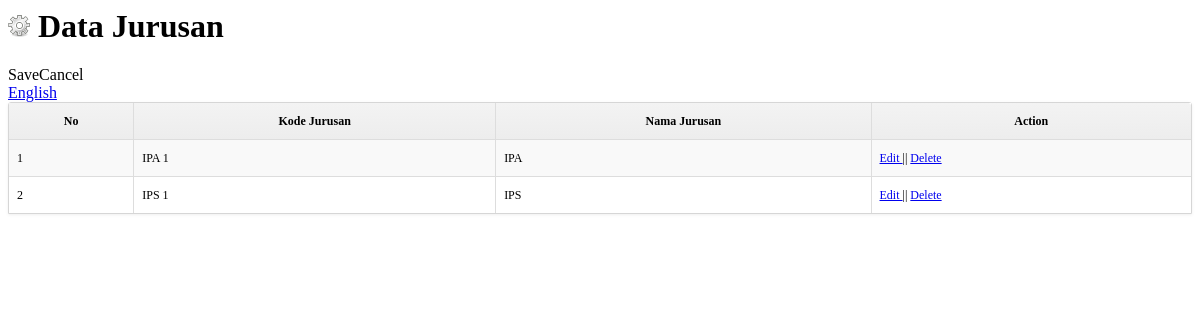
/admin/jurusan/dataJurusan.php, run on the app's committed database.
### tables this page shows
CREATE TABLE IF NOT EXISTS `jurusan` (
  `id_jrsn` int(11) NOT NULL AUTO_INCREMENT,
  `kd_jrsn` varchar(15) NOT NULL,
  `nama_jrsn` varchar(25) NOT NULL,
  PRIMARY KEY (`id_jrsn`)
);

### admin/jurusan/dataJurusan.php (the view, shortened to what this page needs)
<link href="./../css/dataTables.css" rel="stylesheet">
<div class="heading">
      <h1><img src="../image/product.png" alt="" /> Data Jurusan</h1>
      <div class="buttons"><a  class="button" id="save">Save</a><a  class="button" id="cancel">Cancel</a></div>
    </div>
     <div class="content">
<div id="tab-general">
          <div id="languages" class="htabs">
                        <a href="#" title="English" /> English</a>
                      </div>
                    <div id="language1">
                   <div id="container">
			<div class="box">
            	<div class="box-content nopadding">
					<table id="dt-example" cellpadding="0" cellspacing="0" border="0" class="table-dt table-striped-dt table-bordered-dt dataTable" >
						<thead>
							<tr>
								<th>No</th>
								<th>Kode Jurusan</th>
								<th>Nama Jurusan</th>
								<th>Action</th>
							</tr>
						</thead>
						<tbody>
                        <?php
						$no=1;
						$q=mysql_query("select * from jurusan");
						while($data=mysql_fetch_array($q)){
						?>
							<tr class="gradeX">
								<td><?php echo $no; ?></td>
								<td>
									<?php echo $data[1]?>
									</td>
								<td><?php echo $data[2]?></td>
								<td class="center"><a href="admin.php?page=jurusan/editJurusan&id=<?php echo $data[0]?>">Edit </a>|| <a href="jurusan/delete.php?id=<?php echo $data[0]?>" onclick="return confirm('yakin delete ?')">Delete</a></td>
							</tr>
                            <?php $no++;}?>
						</tbody>
					</table>
				</div>
			</div>
		</div>
          </div>
                  </div>
                  </div>

### css/dataTables.css (style rules this page uses)
.table-dt { width: 100%; margin-bottom: 0px; font-size: 12px; }
.table-dt th, .table-dt td { padding: 8px; line-height: 20px; text-align: left; vertical-align: top; border-top: 1px solid #dddddd; }
.table-dt th { font-weight: bold; }
.table-dt thead th { vertical-align: bottom; }
.table-dt caption + thead tr:first-child th, .table-dt caption + thead tr:first-child td, .table-dt colgroup + thead tr:first-child th, .table-dt colgroup + thead tr:first-child td, .table-dt thead:first-child tr:first-child th, .table-dt thead:first-child tr:first-child td { border-top: 0; }
.table-striped-dt tbody > tr:nth-child(odd) > td, .table-striped-dt tbody > tr:nth-child(odd) > th { background-color: #f9f9f9; }
.table-bordered-dt { border: 1px solid #dddddd; border-collapse: separate; *border-collapse: collapse; border-left: 0; -webkit-border-radius: 0px; -moz-border-radius: 0px; border-radius: 0px; }
.table-bordered-dt th, .table-bordered-dt td { border-left: 1px solid #dddddd; }
.table-bordered-dt th:first-child, .table-bordered-dt td:first-child { border-left: 0px; }
.table-bordered-dt caption + thead tr:first-child th, .table-bordered-dt caption + tbody tr:first-child th, .table-bordered-dt caption + tbody tr:first-child td, .table-bordered-dt colgroup + thead tr:first-child th, .table-bordered-dt colgroup + tbody tr:first-child th, .table-bordered-dt colgroup + tbody tr:first-child td, .table-bordered-dt thead:first-child tr:first-child th, .table-bordered-dt tbody:first-child tr:first-child th, .table-bordered-dt tbody:first-child tr:first-child td { border-top: 0; }
.table-bordered-dt thead:first-child tr:first-child > th:first-child, .table-bordered-dt tbody:first-child tr:first-child > td:first-child, .table-bordered-dt tbody:first-child tr:first-child > th:first-child { -webkit-border-top-left-radius: 0px; border-top-left-radius: 0px; -moz-border-radius-topleft: 0px; }
.table-bordered-dt thead:first-child tr:first-child > th:last-child, .table-bordered-dt tbody:first-child tr:first-child > td:last-child, .table-bordered-dt tbody:first-child tr:first-child > th:last-child { -webkit-border-top-right-radius: 4px; border-top-right-radius: 4px; -moz-border-radius-topright: 4px; }
.table-bordered-dt thead:last-child tr:last-child > th:first-child, .table-bordered-dt tbody:last-child tr:last-child > td:first-child, .table-bordered-dt tbody:last-child tr:last-child > th:first-child, .table-bordered-dt tfoot:last-child tr:last-child > td:first-child, .table-bordered-dt tfoot:last-child tr:last-child > th:first-child { -webkit-border-bottom-left-radius: 4px; border-bottom-left-radius: 4px; -moz-border-radius-bottomleft: 4px; }
.table-bordered-dt thead:last-child tr:last-child > th:last-child, .table-bordered-dt tbody:last-child tr:last-child > td:last-child, .table-bordered-dt tbody:last-child tr:last-child > th:last-child, .table-bordered-dt tfoot:last-child tr:last-child > td:last-child, .table-bordered-dt tfoot:last-child tr:last-child > th:last-child { -webkit-border-bottom-right-radius: 4px; border-bottom-right-radius: 4px; -moz-border-radius-bottomright: 4px; }
.box { border: 1px solid #d6d6d6; box-shadow: 0 1px 3px rgba(100,100,100,0.1); border-radius: 3px 3px 0 0; overflow: visible; position: relative; }
.box-content, .box-content.collapse.in { background-color: #ffffff; padding: 0px; }
table th { background-color: #f2f2f2; background-image: -moz-linear-gradient(top, #f3f3f3, #ededed); background-image: -ms-linear-gradient(top, #f3f3f3, #ededed); background-image: -webkit-gradient(linear, 0 0, 0 100%, from(#f3f3f3), to(#ededed)); background-image: -webkit-linear-gradient(top, #f3f3f3, #ededed); background-image: -o-linear-gradient(top, #f3f3f3, #ededed); background-image: linear-gradient(top, #f3f3f3, #ededed); text-align: center !important; }
.nopadding .table-bordered-dt { border: 0; }

### data on the page
jurusan: kd_jrsn "IPA 1", nama_jrsn "IPA"
jurusan: kd_jrsn "IPS 1", nama_jrsn "IPS"
